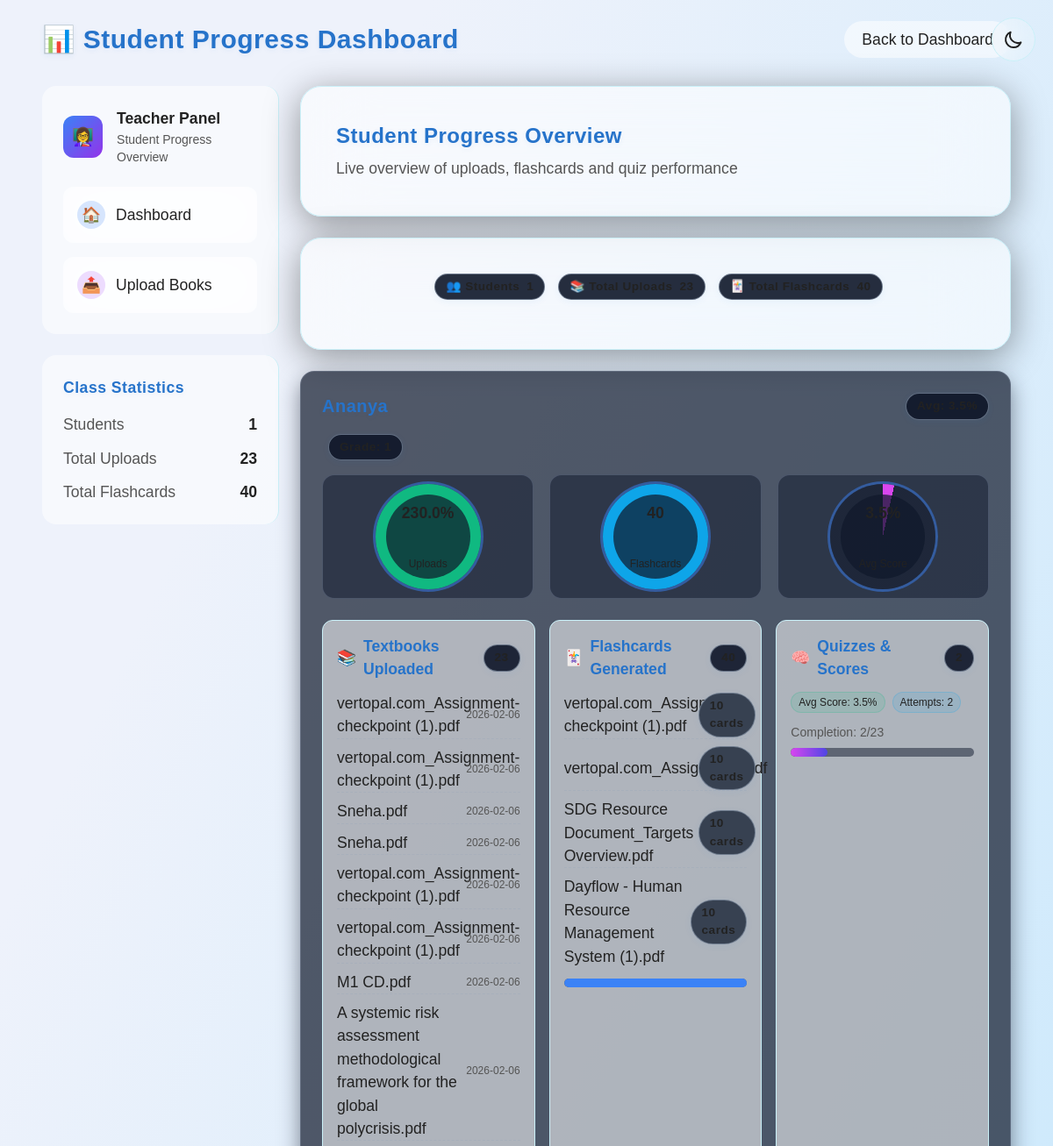
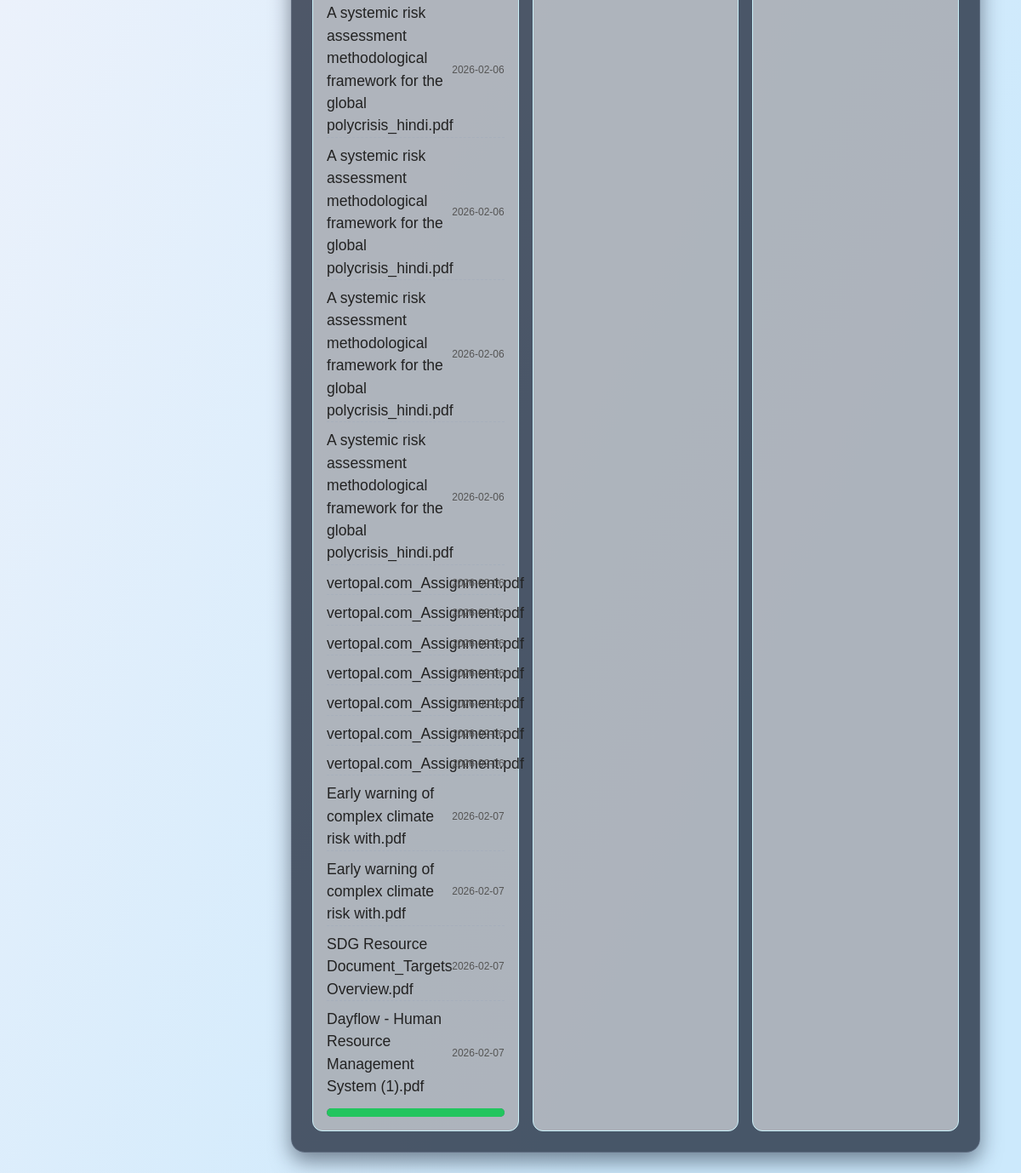
/student_progress?student_id=12 (signed in), run on the app's committed database (2 pictures, top to bottom).
### tables this page shows
CREATE TABLE uploads (
        id INTEGER PRIMARY KEY AUTOINCREMENT,
        student_id INTEGER,
        filename TEXT,
        uploaded_at TEXT,
        FOREIGN KEY(student_id) REFERENCES students(id)
    );

CREATE TABLE flashcards (
        id INTEGER PRIMARY KEY AUTOINCREMENT,
        student_id INTEGER,
        filename TEXT,
        num_flashcards INTEGER,
        created_at TEXT, data TEXT,
        FOREIGN KEY(student_id) REFERENCES students(id)
    );

### app.py (the view)
@app.route("/student_progress")
@login_required(role="teacher")
def student_progress():
    conn = get_db()
    cur = conn.cursor()
    filter_id = request.args.get("student_id")
    if filter_id:
        cur.execute("SELECT * FROM students WHERE id = ?", (filter_id,))
    else:
        cur.execute("SELECT * FROM students")
    students = cur.fetchall()
    progress_data = []
    for student in students:
        student_id = student["id"]
        cur.execute("SELECT * FROM uploads WHERE student_id = ?", (student_id,))
        uploads = cur.fetchall()
        total_uploads = len(uploads)
        cur.execute("SELECT * FROM flashcards WHERE student_id = ?", (student_id,))
        flashcards = cur.fetchall()
        total_flashcards = sum(f['num_flashcards'] for f in flashcards)
        cur.execute("SELECT * FROM quiz_attempts WHERE student_id = ?", (student_id,))
        quizzes = cur.fetchall()
        total_quizzes = len(quizzes)
        avg_score = round(sum(q['score'] for q in quizzes) / total_quizzes, 2) if total_quizzes else 0
        completion_rate = f"{total_quizzes}/{total_uploads}" if total_uploads else "0/0"
        num_audiobooks = len([u for u in uploads if u['filename'].endswith('.mp3')])
        progress_data.append({
            "student": student,
            "uploads": uploads,
            "total_uploads": total_uploads,
            "flashcards": flashcards,
            "total_flashcards": total_flashcards,
            "quizzes": quizzes,
            "total_quizzes": total_quizzes,
            "avg_score": avg_score,
            "completion_rate": completion_rate,
            "num_audiobooks": num_audiobooks
        })
    conn.close()
    return render_template("student_progress.html", progress_data=progress_data, filter_id=filter_id)

### templates/student_progress.html (shortened to what this page needs)
{% extends "base.html" %}
{% block body_class %}relative min-h-screen bg-[radial-gradient(ellipse_at_center,_var(--tw-gradient-stops))] from-gray-950 via-[#0a0d21] to-[#020410] text-white{% endblock %}
{% block content %}
    <div class="fixed-background">
    </div>
    <div class="max-w-6xl mx-auto p-4 md:p-6 relative z-10">
        <div class="flex justify-between items-center mb-8 fade-up">
            <h1 class="text-2xl md:text-3xl font-bold">📊 Student Progress Dashboard</h1>
            <a href="{{ url_for('teacher_dashboard') }}" class="bg-white/10 hover:bg-white/20 rounded-full px-5 py-2 transition-all">
                Back to Dashboard
            </a>
        </div>
        <div class="flex flex-col lg:flex-row gap-6">
            <div class="w-full lg:w-1/4 fade-up">
                <div class="bg-white/5 backdrop-blur-xl border-r border-white/10 rounded-2xl p-6 mb-6">
                    <div class="flex items-center gap-4 mb-6">
                        <div class="w-12 h-12 rounded-xl bg-gradient-to-br from-blue-500 to-purple-600 flex items-center justify-center">
                            <span class="text-xl">👩‍🏫</span>
                        </div>
                        <div>
                            <div class="font-bold">Teacher Panel</div>
                            <div class="text-gray-400 text-sm">Student Progress Overview</div>
                        </div>
                    </div>
                    <div class="space-y-4">
                        <a href="{{ url_for('teacher_dashboard') }}" class="block bg-white/10 backdrop-blur-xl rounded-xl p-4 hover:bg-white/20 transition-all duration-300 hover:scale-[1.02]">
                            <div class="flex items-center gap-3">
                                <div class="w-8 h-8 rounded-full bg-blue-500/20 flex items-center justify-center">
                                    <span>🏠</span>
                                </div>
                                <span>Dashboard</span>
                            </div>
                        </a>
                        <a href="{{ url_for('upload_books') }}" class="block bg-white/10 backdrop-blur-xl rounded-xl p-4 hover:bg-white/20 transition-all duration-300 hover:scale-[1.02]">
                            <div class="flex items-center gap-3">
                                <div class="w-8 h-8 rounded-full bg-purple-500/20 flex items-center justify-center">
                                    <span>📤</span>
                                </div>
                                <span>Upload Books</span>
                            </div>
                        </a>
                    </div>
                </div>
                <div class="bg-white/5 backdrop-blur-xl border-r border-white/10 rounded-2xl p-6">
                    <h3 class="font-bold mb-4">Class Statistics</h3>
                    <div class="space-y-3">
                        <div class="flex justify-between">
                            <span class="text-gray-300">Students</span>
                            <span class="font-bold">{{ progress_data|length }}</span>
                        </div>
                        <div class="flex justify-between">
                            <span class="text-gray-300">Total Uploads</span>
                            <span class="font-bold">{{ progress_data|sum(attribute='total_uploads') }}</span>
                        </div>
                        <div class="flex justify-between">
                            <span class="text-gray-300">Total Flashcards</span>
                            <span class="font-bold">{{ progress_data|sum(attribute='total_flashcards') }}</span>
                        </div>
                    </div>
                </div>
            </div>
            <div class="w-full lg:w-3/4">
                <div class="bg-white/10 backdrop-blur-2xl border border-white/10 shadow-[0_8px_40px_rgba(0,0,0,0.4)] rounded-3xl p-8 md:p-10 mb-6 fade-up-delay-1">
                    <h2 class="text-xl md:text-2xl font-bold mb-2">Student Progress Overview</h2>
                    <p class="text-gray-300">Live overview of uploads, flashcards and quiz performance</p>
                </div>
                <div class="bg-white/10 backdrop-blur-2xl border border-white/10 shadow-[0_8px_40px_rgba(0,0,0,0.4)] rounded-3xl p-8 md:p-10 mb-6 fade-up-delay-1">
                    <div class="flex flex-wrap gap-2 justify-center mb-4">
                        <div class="badge"><span>👥 Students</span><span class="ml-2 font-bold">{{ progress_data|length }}</span></div>
                        <div class="badge"><span>📚 Total Uploads</span><span class="ml-2 font-bold">{{ progress_data|sum(attribute='total_uploads') }}</span></div>
                        <div class="badge"><span>🃏 Total Flashcards</span><span class="ml-2 font-bold">{{ progress_data|sum(attribute='total_flashcards') }}</span></div>
                    </div>
                </div>
                <div class="space-y-6">
                    {% for p in progress_data %}
                    <div class="card rounded-2xl fade-up">
                        <div class="p-6">
                            <div class="flex justify-between items-center mb-4">
                                <h3 class="text-xl font-bold">{{ p.student.name }}</h3>
                                <div class="badge">Avg: {{ p.avg_score }}%</div>
                            </div>
                            <div class="flex items-center gap-2 mb-4">
                                <span class="badge">Grade: {{ p.student.grade or '-' }}</span>
                            </div>
                            <div class="ring-grid mb-6">
                                <div class="ring-card">
                                    <div class="ring" style="--p: {{ (p.total_uploads/10*100)|round(1) }}; --ring-color: #10b981;">
                                        <div class="label">{{ (p.total_uploads/10*100)|round(0) }}%</div>
                                        <div class="sub">Uploads</div>
                                    </div>
                                </div>
                                <div class="ring-card">
                                    <div class="ring" style="--p: {{ (p.total_flashcards/20*100)|round(1) }}; --ring-color: #0ea5e9;">
                                        <div class="label">{{ p.total_flashcards }}</div>
                                        <div class="sub">Flashcards</div>
                                    </div>
                                </div>
                                <div class="ring-card">
                                    <div class="ring" style="--p: {{ (p.avg_score)|round(1) }}; --ring-color: #d946ef;">
                                        <div class="label">{{ p.avg_score }}%</div>
                                        <div class="sub">Avg Score</div>
                                    </div>
                                </div>
                            </div>
                            <div class="grid grid-cols-1 md:grid-cols-3 gap-4">
                                <div class="bg-white/5 border border-white/10 rounded-xl p-4">
                                    <h4 class="section-title mb-3 flex items-center gap-2">
                                        <span>📚</span> Textbooks Uploaded
                                        <span class="badge">{{ p.total_uploads }}</span>
                                    </h4>
                                    <ul class="space-y-2 mb-3">
                                        {% for u in p.uploads %}
                                        <li class="list-group-item flex justify-between items-center">
                                            <span class="text-truncate" style="max-width:70%">{{ u.filename }}</span>
                                            <small class="text-gray-400 text-xs">
                                                {% if u.uploaded_at %}
                                                    {{ u.uploaded_at.split('T')[0] if 'T' in u.uploaded_at else u.uploaded_at[:10] }}
                                                {% else %}
                                                    Unknown date
                                                {% endif %}
                                            </small>
                                        </li>
                                        {% endfor %}
                                    </ul>
                                    <div class="progress" title="Uploads">
                                        <div class="progress-bar bg-green-500 width-style" role="progressbar" style="--width-value: {{ (p.total_uploads/10)*100 }}%" aria-valuenow="{{ p.total_uploads }}" aria-valuemin="0" aria-valuemax="10"></div>
                                    </div>
                                </div>
                                <div class="bg-white/5 border border-white/10 rounded-xl p-4">
                                    <h4 class="section-title mb-3 flex items-center gap-2">
                                        <span>🃏</span> Flashcards Generated
                                        <span class="badge">{{ p.total_flashcards }}</span>
                                    </h4>
                                    <ul class="space-y-2 mb-3">
                                        {% for f in p.flashcards %}
                                        <li class="list-group-item flex justify-between items-center">
                                            <span class="text-truncate" style="max-width:70%">{{ f.filename }}</span>
                                            <span class="badge bg-gray-700">{{ f.num_flashcards }} cards</span>
                                        </li>
                                        {% endfor %}
                                    </ul>
                                    <div class="progress" title="Flashcards">
                                        <div class="progress-bar bg-blue-500 width-style" role="progressbar" style="--width-value: {{ (p.total_flashcards/20)*100 }}%" aria-valuenow="{{ p.total_flashcards }}" aria-valuemin="0" aria-valuemax="20"></div>
                                    </div>
                                </div>
                                <div class="bg-white/5 border border-white/10 rounded-xl p-4">
                                    <h4 class="section-title mb-3 flex items-center gap-2">
                                        <span>🧠</span> Quizzes & Scores
                                        <span class="badge">{{ p.total_quizzes }}</span>
                                    </h4>
                                    <div class="flex items-center gap-2 mb-3">
                                        <span class="badge-soft">Avg Score: {{ p.avg_score }}%</span>
                                        <span class="badge-soft-info">Attempts: {{ p.total_quizzes }}</span>
                                    </div>
                                    <div class="text-gray-400 text-sm mb-2">Completion: {{ p.completion_rate }}</div>
                                    <div class="progress" title="Quizzes">
                                        <div class="progress-bar width-style" style="background: linear-gradient(90deg, #d946ef, #4f46e5); --width-value: {{ (p.total_quizzes/10)*100 }}%"></div>
                                    </div>
                                </div>
                            </div>
                        </div>
                    </div>
                    {% endfor %}
                </div>
            </div>
        </div>
    </div>
{% endblock %}

### data on the page
uploads: filename "vertopal.com_Assignment-checkpoint (1).pdf", uploaded_at "2026-02-06"
uploads: filename "vertopal.com_Assignment-checkpoint (1).pdf", uploaded_at "2026-02-06"
uploads: filename "Sneha.pdf", uploaded_at "2026-02-06"
uploads: filename "Sneha.pdf", uploaded_at "2026-02-06"
uploads: filename "vertopal.com_Assignment-checkpoint (1).pdf", uploaded_at "2026-02-06"
uploads: filename "vertopal.com_Assignment-checkpoint (1).pdf", uploaded_at "2026-02-06"
uploads: filename "M1 CD.pdf", uploaded_at "2026-02-06"
uploads: filename "A systemic risk assessment methodological framework for the global polycrisis.pdf", uploaded_at "2026-02-06"
uploads: filename "A systemic risk assessment methodological framework for the global polycrisis_hindi.pdf", uploaded_at "2026-02-06"
uploads: filename "A systemic risk assessment methodological framework for the global polycrisis_hindi.pdf", uploaded_at "2026-02-06"
uploads: filename "A systemic risk assessment methodological framework for the global polycrisis_hindi.pdf", uploaded_at "2026-02-06"
uploads: filename "A systemic risk assessment methodological framework for the global polycrisis_hindi.pdf", uploaded_at "2026-02-06"
uploads: filename "vertopal.com_Assignment.pdf", uploaded_at "2026-02-06"
uploads: filename "vertopal.com_Assignment.pdf", uploaded_at "2026-02-06"
uploads: filename "vertopal.com_Assignment.pdf", uploaded_at "2026-02-06"
uploads: filename "vertopal.com_Assignment.pdf", uploaded_at "2026-02-06"
uploads: filename "vertopal.com_Assignment.pdf", uploaded_at "2026-02-06"
uploads: filename "vertopal.com_Assignment.pdf", uploaded_at "2026-02-06"
uploads: filename "vertopal.com_Assignment.pdf", uploaded_at "2026-02-06"
uploads: filename "Early warning of complex climate risk with.pdf", uploaded_at "2026-02-07"
uploads: filename "Early warning of complex climate risk with.pdf", uploaded_at "2026-02-07"
uploads: filename "SDG Resource Document_Targets Overview.pdf", uploaded_at "2026-02-07"
uploads: filename "Dayflow - Human Resource Management System (1).pdf", uploaded_at "2026-02-07"
flashcards: filename "vertopal.com_Assignment-checkpoint (1).pdf", num_flashcards "10"
flashcards: filename "vertopal.com_Assignment.pdf", num_flashcards "10"
flashcards: filename "SDG Resource Document_Targets Overview.pdf", num_flashcards "10"
flashcards: filename "Dayflow - Human Resource Management System (1).pdf", num_flashcards "10"

### other printed values
{{ progress_data|length }} "1"
{{ progress_data|sum(attribute='total_uploads') }} "23"
{{ progress_data|sum(attribute='total_flashcards') }} "40"
{{ (p.total_uploads/10*100)|round(0) }} "230.0"
{{ p.total_flashcards }} "40"
{{ p.avg_score }} "3.5"
{{ p.total_quizzes }} "2"
{{ p.completion_rate }} "2/23"
